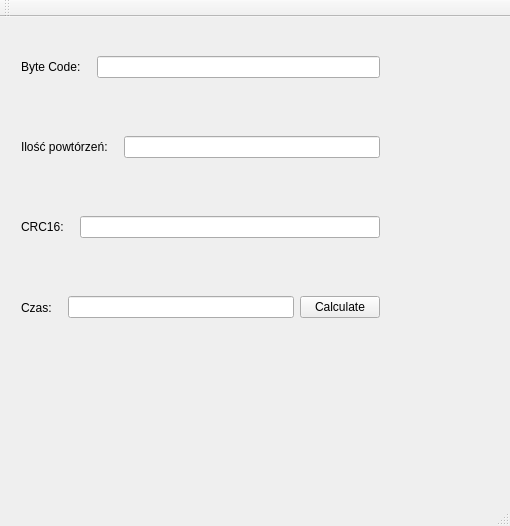
<?xml version="1.0" encoding="UTF-8"?>
<ui version="4.0">
 <class>MainWindow</class>
 <widget class="QMainWindow" name="MainWindow">
  <property name="geometry">
   <rect>
    <x>0</x>
    <y>0</y>
    <width>510</width>
    <height>526</height>
   </rect>
  </property>
  <property name="windowTitle">
   <string>MainWindow</string>
  </property>
  <widget class="QWidget" name="centralWidget">
   <widget class="QWidget" name="horizontalLayoutWidget">
    <property name="geometry">
     <rect>
      <x>10</x>
      <y>10</y>
      <width>381</width>
      <height>80</height>
     </rect>
    </property>
    <layout class="QHBoxLayout" name="horizontalLayout">
     <item>
      <widget class="QLabel" name="label_3">
       <property name="text">
        <string>Byte Code:   </string>
       </property>
      </widget>
     </item>
     <item>
      <widget class="QLineEdit" name="lineEditByteCode">
       <property name="maxLength">
        <number>256</number>
       </property>
      </widget>
     </item>
    </layout>
   </widget>
   <widget class="QWidget" name="horizontalLayoutWidget_2">
    <property name="geometry">
     <rect>
      <x>10</x>
      <y>90</y>
      <width>381</width>
      <height>80</height>
     </rect>
    </property>
    <layout class="QHBoxLayout" name="horizontalLayout_2">
     <item>
      <widget class="QLabel" name="label_2">
       <property name="text">
        <string>Ilość powtórzeń:   </string>
       </property>
      </widget>
     </item>
     <item>
      <widget class="QLineEdit" name="lineEditIloscPowtorzen">
       <property name="maxLength">
        <number>10</number>
       </property>
      </widget>
     </item>
    </layout>
   </widget>
   <widget class="QWidget" name="horizontalLayoutWidget_3">
    <property name="geometry">
     <rect>
      <x>10</x>
      <y>170</y>
      <width>381</width>
      <height>80</height>
     </rect>
    </property>
    <layout class="QHBoxLayout" name="horizontalLayout_3">
     <item>
      <widget class="QLabel" name="label">
       <property name="text">
        <string>CRC16:   </string>
       </property>
      </widget>
     </item>
     <item>
      <widget class="QLineEdit" name="lineEditOutputCRC"/>
     </item>
    </layout>
   </widget>
   <widget class="QWidget" name="horizontalLayoutWidget_4">
    <property name="geometry">
     <rect>
      <x>10</x>
      <y>250</y>
      <width>381</width>
      <height>81</height>
     </rect>
    </property>
    <layout class="QHBoxLayout" name="horizontalLayout_4">
     <item>
      <widget class="QLabel" name="label_4">
       <property name="text">
        <string>Czas:   </string>
       </property>
      </widget>
     </item>
     <item>
      <widget class="QLineEdit" name="lineEditCzas"/>
     </item>
     <item>
      <widget class="QPushButton" name="pushButton">
       <property name="text">
        <string>Calculate</string>
       </property>
      </widget>
     </item>
    </layout>
   </widget>
  </widget>
  <widget class="QMenuBar" name="menuBar">
   <property name="geometry">
    <rect>
     <x>0</x>
     <y>0</y>
     <width>510</width>
     <height>21</height>
    </rect>
   </property>
  </widget>
  <widget class="QToolBar" name="mainToolBar">
   <attribute name="toolBarArea">
    <enum>TopToolBarArea</enum>
   </attribute>
   <attribute name="toolBarBreak">
    <bool>false</bool>
   </attribute>
  </widget>
  <widget class="QStatusBar" name="statusBar"/>
 </widget>
 <layoutdefault spacing="6" margin="11"/>
 <resources/>
 <connections/>
</ui>
